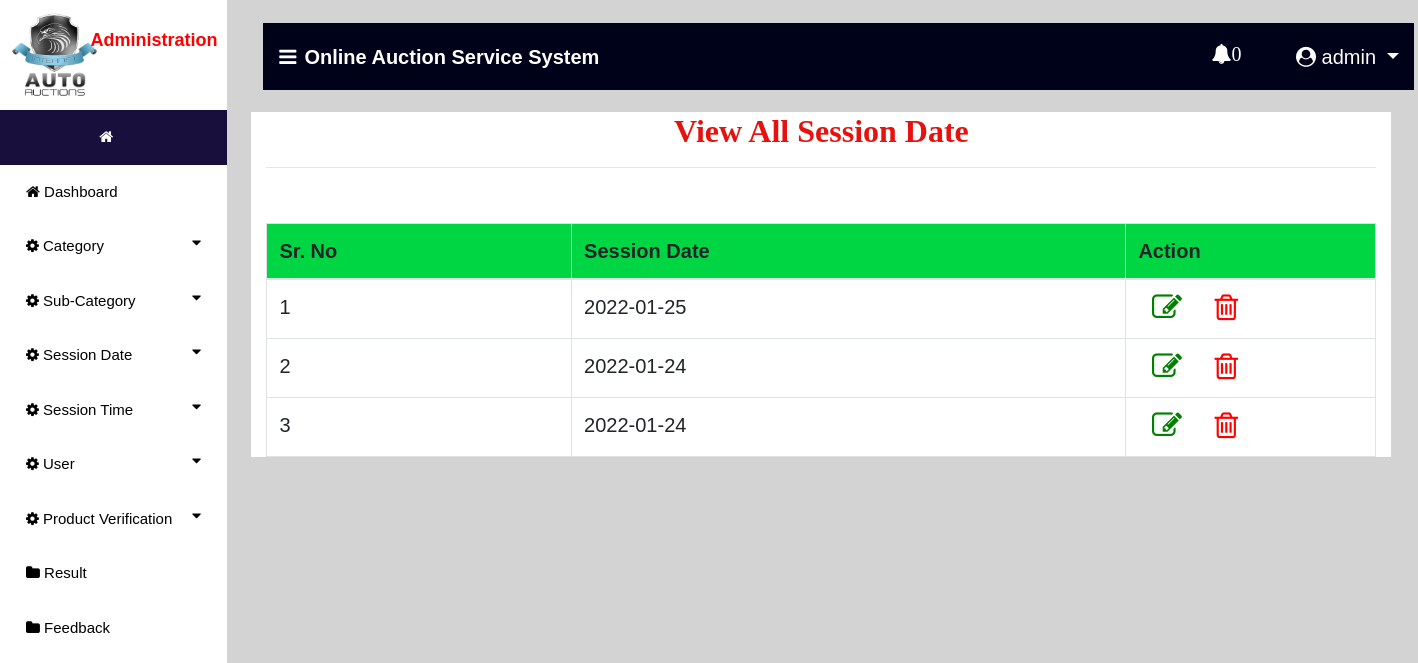
The page /view_session_date (signed in) on the database its author committed.
### auction/models.py (models this page shows, shortened)
class Session_date(models.Model):
    date = models.CharField(max_length=30,null=True)

### auction/views.py (the view)
# urls.py: path('view_session_date', view_session_date, name='view_session_date'),
def view_session_date(request):
    if not request.user.is_staff:
        return redirect('login_user')
    new2 = new()
    count = 0
    if new2:
        count += 1
    user1 = User.objects.get(id=request.user.id)
    pro = ""
    try:
        pro = Bidder.objects.get(user=user1)
        if pro:
            error = "pat"
    except:
        pro = Auction_User.objects.get(user=user1)
    cat = Session_date.objects.all()
    d = {'error':error,'pro':pro,'data':pro,'date1':cat,'count':count,'new2':new2}
    return render(request,'view_session_date.html',d)

### auction/views.py (called while the page is built)
def new():
    status = Status.objects.get(status="pending")
    new_pro = Product.objects.filter(status=status)
    return new_pro

### auction/templates/view_session_date.html (shortened to what this page needs)
{% extends 'navigation3.html' %}
{% block body1 %}
 <div class="container" style="background:white">
<center><h2 style = "font-family : 'Monotype Corsiva' ; color : #E6120E ; font-weight : bold;margin-top:2%">View All Session Date</h2></center><hr>
<table class="table table-bordered" id="myTable">
  <thead>
  <tr>
    <th>Sr. No</th>
    <th>Session Date</th>
    <th style="width:250px">Action</th>
  </tr>
  </thead>
   <tbody>
{% for i in date1 %}
  <tr>
      <td>{{forloop.counter}}</td>
    <td>{{i.date}}</td>
      <td><a href="{% url 'edit_session_date' i.id %}"> <i style="font-size:30px;color:green;margin-left:6%" class="fa fa-edit"></i></a>
          <a href="{% url 'delete_session_date' i.id %}">  <i style="font-size:30px;color:red;margin-left:12%" class="fa fa-trash-o" onclick="return confirm('Are you sure?')"></i></a></td>
  </tr>
   {% endfor %}
    </tbody>
</table>
 </div>
{% endblock %}

### auction/templates/navigation3.html (shortened to what this page needs)
{% extends 'navigation2.html' %}
{% block body %}
<nav class="navbar navbar-expand-lg navbar-light" style="margin-left:2%;margin-top:2%;width:99%;background-color:#00021a">
  <a class="navbar-brand" href="#" style="color:white;font-weight:bold"><i class="fa fa-bars" style="margin-right:8px"></i>Online Auction Service System</a>
  {% if request.user.is_staff %}
     <div class="collapse navbar-collapse nav justify-content-end" id="navbarNavDropdown">
      <li class="nav-item dropdown" style="margin-right:3%;color:white;margin-left:600px">
        <a class="nav-link dropdown" style="margin-left:5%;color:white" href="#" id="navbarDropdown" role="button" data-toggle="dropdown" aria-haspopup="true">
          <i class="fa fa-bell" style="top:0;padding-bottom:10px">{{count}}</i>
        </a>
        <hr>
      </li>
  </div>
     {% endif %}
  <div class="collapse navbar-collapse nav justify-content-end" id="navbarNavDropdown">
      <li class="nav-item dropdown" style="margin-right:3%;color:white">
        <a class="nav-link dropdown-toggle" style="color:white;margin-left:5%" href="#" id="navbarDropdown" role="button" data-toggle="dropdown" aria-haspopup="true" aria-expanded="false">
          <i class="fa fa-user-circle"></i> {{request.user.username}}
        </a>
      </li>
  </div>
 </nav>
{% block body1 %}
{% endblock %}
{% endblock %}

### auction/templates/navigation2.html (style rules this page uses)
thead { background:#00d644; }
body { font-family: "Lato", sans-serif; }
body { margin:0;font-family:Arial }
.dropdown { float:right; }

### rows shown on the page
Session_date: date "2022-01-25"
Session_date: date "2022-01-24"
Session_date: date "2022-01-24"

### other values the page prints
{{ count }} "0"
{{ request.user.username }} "admin"
